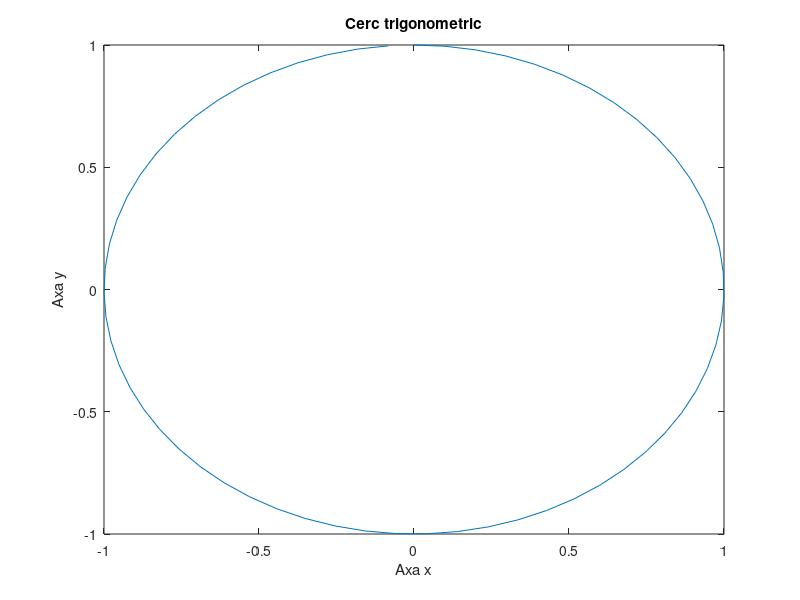

Here is the MATLAB script that generated this plot:
clc; clear all;

t = 0 : 0.1 : 2 * pi;

x = sin(t);
y = cos(t);
figure;
plot(x,y);
xlabel("Axa x");
ylabel("Axa y");
title("Cerc trigonometric");